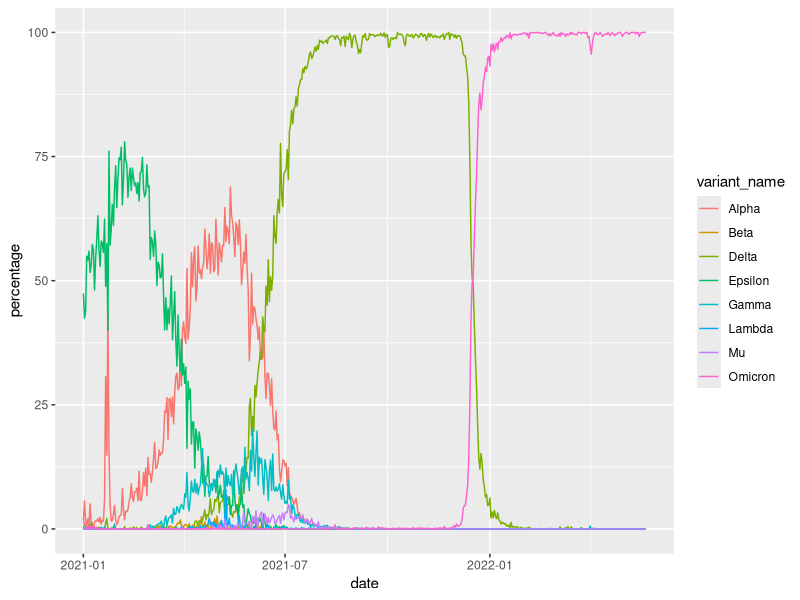
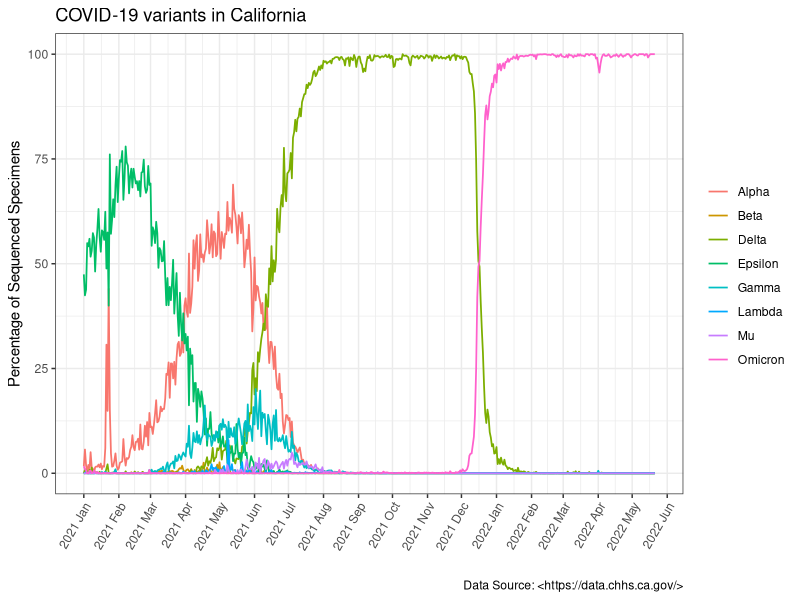
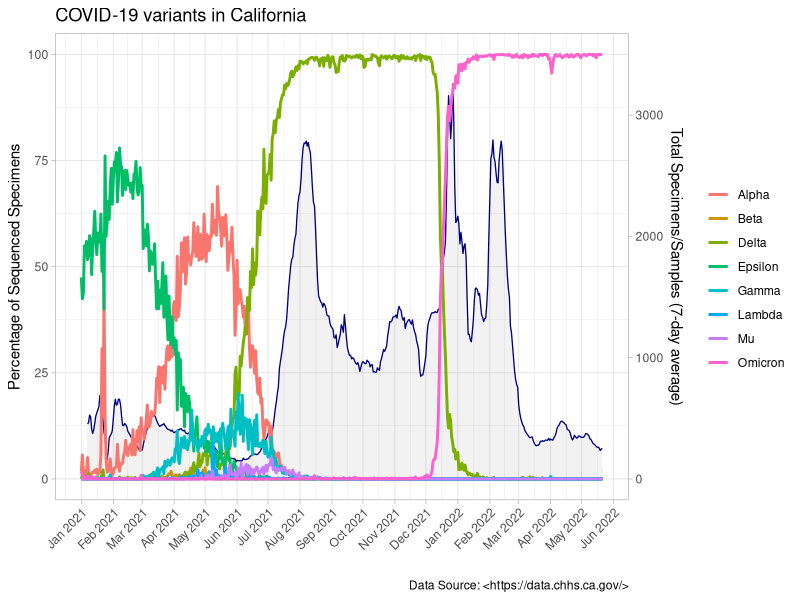

These figures' R source, in order:
## ---- chunk 1
knitr::opts_chunk$set(echo = TRUE)
## ---- chunk 2
# Load data
data <- read.csv("covid19_variants.csv", header = T)

# Check data
head(data, n = 2)
tail(data, n = 2)
summary(data)

# Load packages
library("ggplot2")
library("dplyr")
library("lubridate")

## ---- chunk 3
# State of date before fixing
class(data$date)

# Use a Lubridate function to tell R that the date column holds dates not characters
data$date <- ymd(data$date)

# Check this was successful
class(data$date)

## ---- chunk 4
# Check the variants present in the data
unique(data$variant_name)

# Remove "Total" and "Other", which are not in the template plot
#### not (!) rows with Other or Total in the variant column
dat <- data[!data$variant_name %in% c("Other", "Total"), ] 

# Check if successful
unique(dat$variant_name)
## ---- chunk 5
# Basic plot
ggplot(dat, aes(date, percentage, col = variant_name)) +
  geom_line()

# Plot with aesthetics
ggplot(dat, aes(date, percentage, col = variant_name)) +
  geom_line(cex = 0.6) +
  theme_bw() + # basic theme to build upon
  scale_x_date(date_labels = "%Y %b", date_breaks = "1 month") + # format axis
  theme(axis.text.x=element_text(angle=60, hjust=1)) + # customize bw theme
  labs(x = "", y = "Percentage of Sequenced Specimens", 
       title = "COVID-19 variants in California", col = "", 
       caption = "Data Source: <https://data.chhs.ca.gov/>") 

## ---- chunk 6
# Subset the data for just the total numbers
tot <- data[data$variant_name == "Total",]

# My plot
ggplot(dat, aes(x = date, col = variant_name)) +
  geom_area(data = tot, aes(x = date, y = specimens_7d_avg/35), col = "navy", 
            cex = 0.45, alpha = 0.05, fill = "black") +
  geom_line(aes(y = percentage), cex = 1) +
  scale_y_continuous(
    # Features of the first axis
    name = "Percentage of Sequenced Specimens",
    # Add a second axis and specify its features
    sec.axis = sec_axis( trans=~.*35, name="Total Specimens/Samples (7-day average)")
  ) + 
  theme_light() + # basic theme to build upon
  scale_x_date(date_labels = "%b %Y", date_breaks = "1 month") + # format axis
  theme(axis.text.x=element_text(angle=45, hjust=1)) + # customize bw theme
  labs(x = "", title = "COVID-19 variants in California", col = "", 
       caption = "Data Source: <https://data.chhs.ca.gov/>") 
## ---- chunk 7
sessionInfo()
